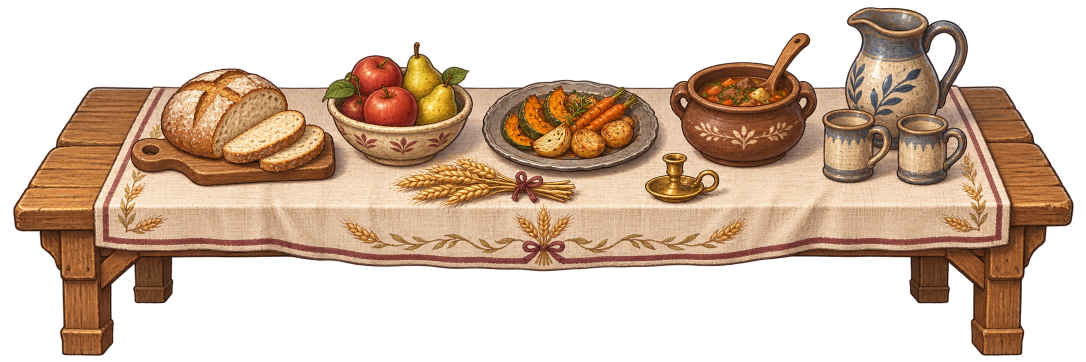
#> input picture src/assets/festival/feast-table-source.png, 2172 x 724 px (shown at 1/2 size); its folder holds 5 pictures in this run
$ python build_festival_assets.py
#> lines starting #> are read from the running program, lines starting #| are printed output that depends on the picture
"""Package intact festival source art into a trimmed runtime atlas."""
import json
from pathlib import Path
from PIL import Image

ROOT = Path(__file__).resolve().parents[1] / 'src/assets/festival'

def trim(im):
    box = im.getchannel('A').point(lambda a: 255 if a >= 128 else 0).getbbox()
    return im.crop(box)

frames = []
for name, width in [('feast-table', 768), ('bonfire-base', 384), ('festival-pole', 96), ('hanging-lantern', 96), ('sky-lantern', 96)]:
    im = trim(Image.open(ROOT / f'{name}-source.png').convert('RGBA'))
#> in trim, `box = im.getchannel('A').point(lambda a: 255 if a >= 128 else 0).getbb..`: box = (27, 15, 2147, 711)
#> in trim, `return im.crop(box)`:
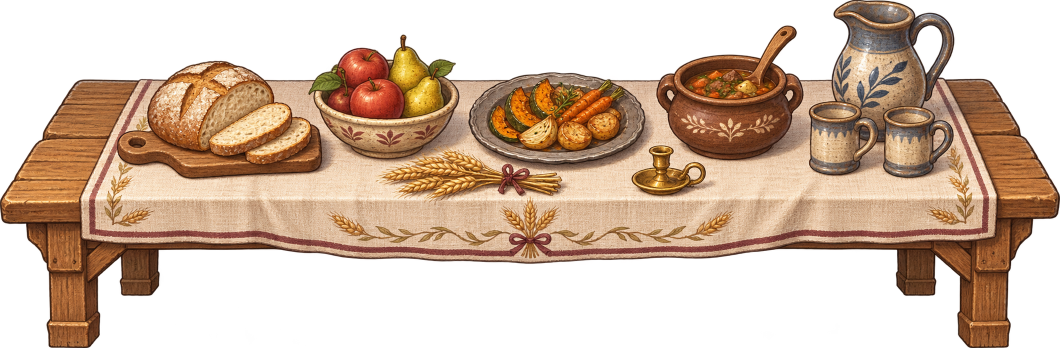
#> returned value: PIL image 2120x696 RGBA (shown at 1/2 size); mean R, G, B, A 97, 72.3, 53.1, 139; transparent parts drawn white
    scale = min(width / im.width, 512 / im.height)
#> scale = 0.362
    im = im.resize((round(im.width * scale), round(im.height * scale)), Image.Resampling.LANCZOS)
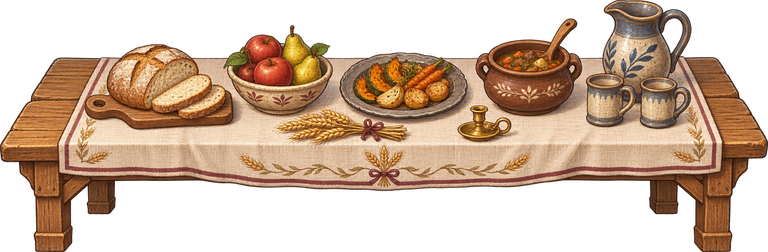
#> im: PIL image 768x252 RGBA; mean R, G, B, A 96.3, 71.7, 52.8, 139; transparent parts drawn white
    frames.append((name, im))
#> pass 2 of the loop `for name, width in [('feast-table', 768), ('bonfire-base', 384), ('fes..`:
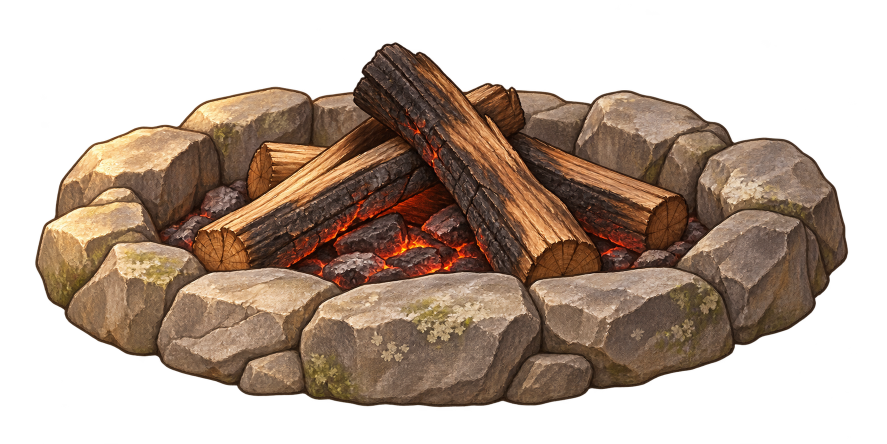
#> input picture src/assets/festival/bonfire-base-source.png, 1774 x 887 px (shown at 1/2 size)
#> box = (71, 85, 1696, 814)
#> in trim (call 2), `return im.crop(box)`:
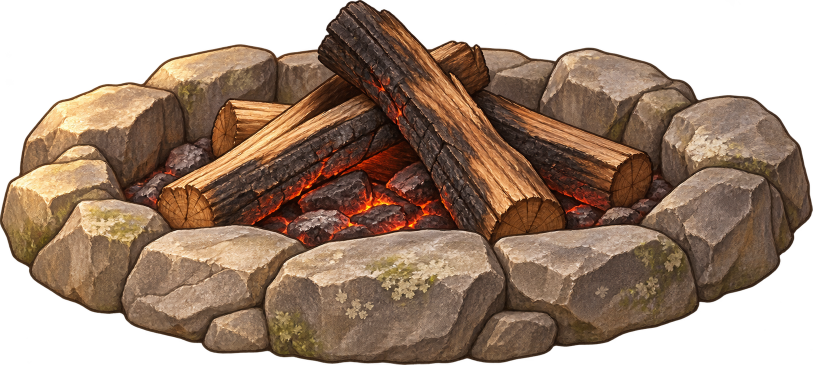
#> returned value: PIL image 1625x729 RGBA (shown at 1/2 size); mean R, G, B, A 92.5, 69.1, 51.8, 180.8; transparent parts drawn white
#> `im = im.resize((round(im.width * scale), round(im.height * scale)), Im..`:
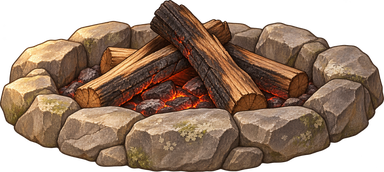
#> im: PIL image 384x172 RGBA; mean R, G, B, A 92.8, 69.1, 51.6, 180.8; transparent parts drawn white
#> pass 3 of the loop `for name, width in [('feast-table', 768), ('bonfire-base', 384), ('fes..`:
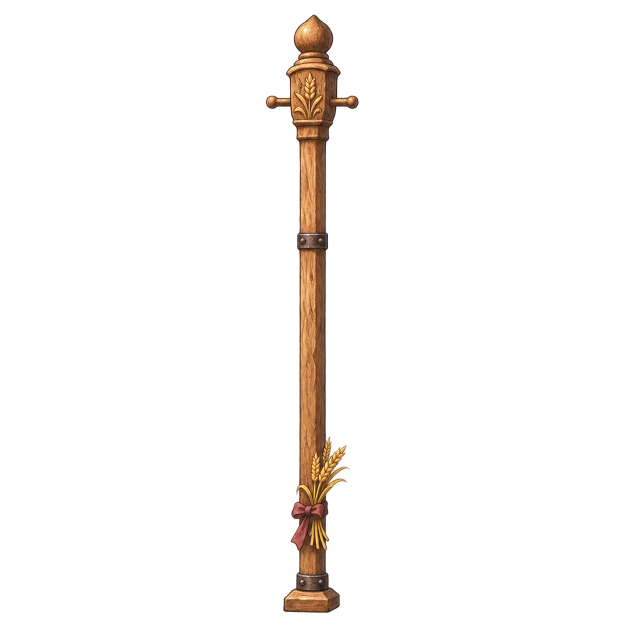
#> input picture src/assets/festival/festival-pole-source.png, 1254 x 1254 px (shown at 1/2 size)
#> box = (532, 29, 717, 1225)
#> in trim (call 3), `return im.crop(box)`:
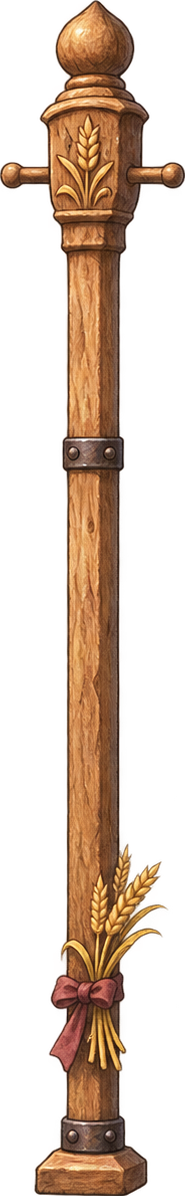
#> returned value: PIL image 185x1196 RGBA; mean R, G, B, A 59.7, 38.2, 23.4, 87.3; transparent parts drawn white
#> `im = im.resize((round(im.width * scale), round(im.height * scale)), Im..`:
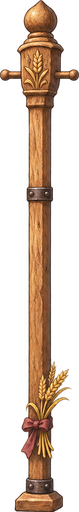
#> im: PIL image 79x512 RGBA; mean R, G, B, A 57.2, 36.8, 22.1, 87.4; transparent parts drawn white
#> (the run stopped early here; a loop or call above may not have finished)
